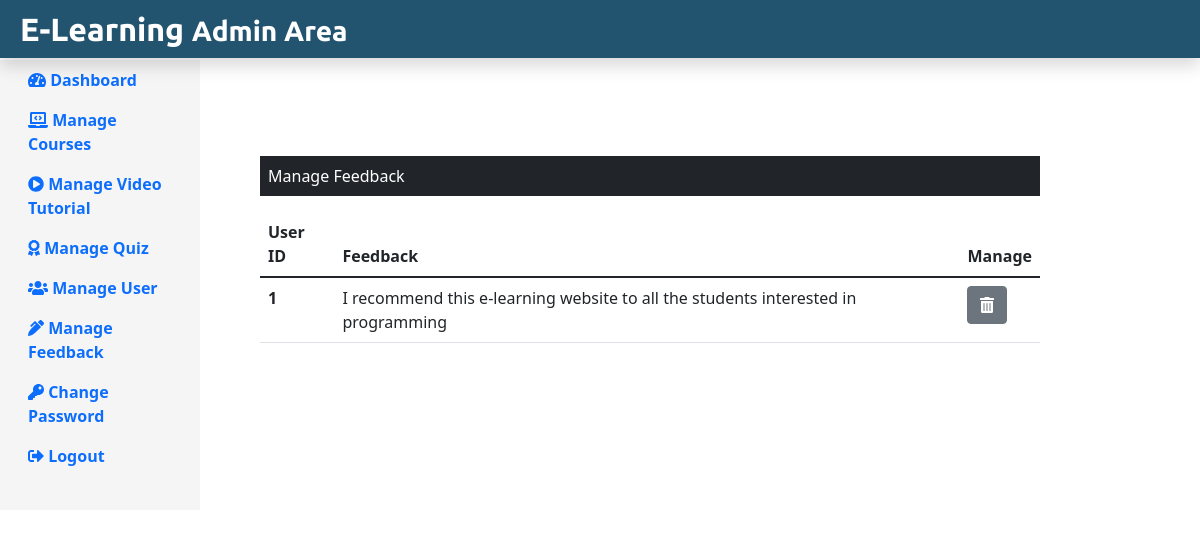
The app's page /E-Learning_Project-/Admin/manageFeedback.php (signed in) with its own data.
### tables this page shows
CREATE TABLE `feedback` (
  `f_id` int(11) NOT NULL,
  `f_content` text NOT NULL,
  `user_id` int(11) NOT NULL
);

### E-Learning_Project-/Admin/manageFeedback.php (the view, shortened to what this page needs)
<?php
include('./adminInclude/adminHeader.php');
include('../dbConnection.php');
?>
<div class="col-sm-9 mt-5">
<div class="mx-5 mt-5">
        <p class=" bg-dark text-white p-2">Manage Feedback</p>
        <?php
        $sql="SELECT * FROM feedback";
        $result=$conn->query($sql);
        if($result->num_rows>0){
            echo '<table class="table">
            <thead>
                <tr>
                    <th scope="col">User ID</th>
                    <th scope="col">Feedback</th>
                    <th scope="col">Manage</th>
                </tr>
            </thead>
            <tbody>';
            while($row=$result->fetch_assoc()){
                echo '<tr>';
                echo '<th scope="row">'.$row['user_id'].'</th>';
                echo '<td>'.$row['f_content'].'</td>';
                echo '<td><form method="POST" class="d-inline">
                    <input type="hidden" name="id" value='.$row["f_id"].'>
                         <button type="submit" class="btn btn-secondary" name="delete" value="Delete">
                         <i class="fas fa-trash-alt"></i>
                         </button>
                     </form></td>';
            }
            echo '
                </tr>
            </tbody>
        </table>';
            }
        ?>
        </div>
    </div>
<?php
include('./adminInclude/adminFooter.php');
?>

### records on screen
feedback: user "1", f_content "I recommend this e-learning website to all the students interested in programming"
